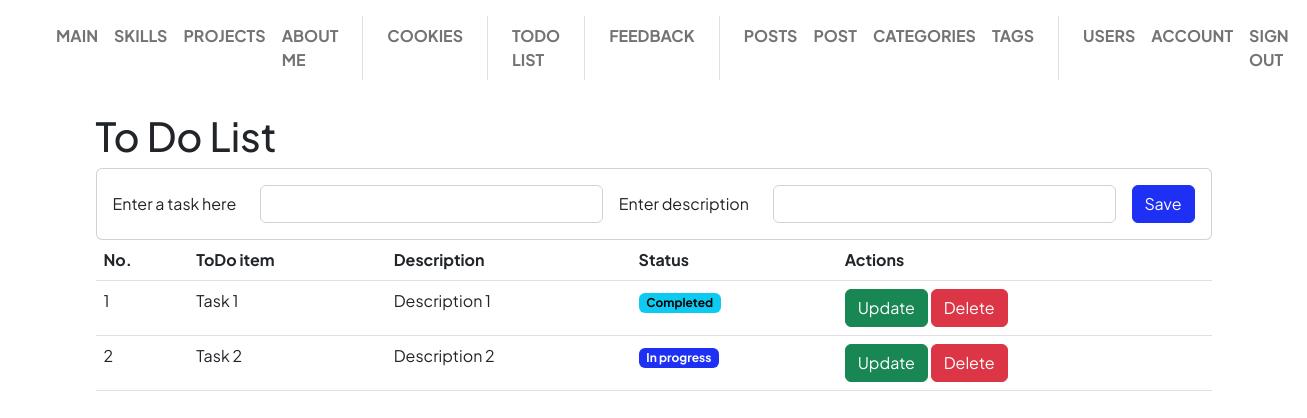
The app's page /todo/list (signed in) with its own data.
### app/todo/models.py (models this page shows, shortened)
class ToDo(db.Model):
    __tablename__ = "todo"
    id = Column(Integer, primary_key=True)
    task = Column(String(80), nullable=False)
    description = Column(String(160), nullable=True)
    completed = Column(Boolean(), nullable=True)

### app/todo/views.py (the view)
@todo_blueprint.route("/list", methods=["GET"])
def list():
    form = ToDoForm()
    todo_list = ToDo.query.all()
    return render_template("todo/list.html", form=form, todo_list=todo_list)

### app/todo/forms.py
class ToDoForm(FlaskForm):
    task = StringField("Enter a task here",
                       validators=[
                           Length(max=80),
                           DataRequired(message="This field is required.")
                       ])
    description = StringField("Enter description",
                              validators=[
                                  Length(max=160),
                              ])
    submit = SubmitField("Save")

### app/base/menu.py (called while the page is built)
@base_blueprint.app_context_processor
def inject_menu():
    return dict(menu=__menu__.__iter__(), menu_separator=__separator__)

    @property
    def url(self):
        return url_for(self.endpoint)

    @property
    def visible(self):
        return not self.visibility_lambda or self.visibility_lambda()

### app/user/models.py (called while the page is built)
@login_manager.user_loader
def user_loader(user_id):
    return User.query.get(int(user_id))

### app/todo/templates/todo/list.html (shortened to what this page needs)
{% extends "base/base.html" %}
{% from "base/macros.html" import render_field, render_text_input_horizontal %}
{% block page_body %}
<h1>To Do List</h1>
<div class="card mx-auto">
    <div class="card-body">
        <form class="d-flex flex-wrap gap-3 fields-grow-1" method="POST" action="{{ url_for('.add') }}" novalidate>
            {{ render_text_input_horizontal(form.task) }}
            {{ render_text_input_horizontal(form.description) }}
            <div class="col-auto">
                {{ render_field(form.submit) }}
            </div>
        </form>
    </div>
</div>
<table class="table">
    <thead>
        <tr class="vertical-center">
            <th>No.</th>
            <th>ToDo item</th>
            <th>Description</th>
            <th>Status</th>
            <th>Actions</th>
        </tr>
    </thead>
    <tbody>
        {% for todo in todo_list %}
        <tr class="vertical-center">
            <td> {{ todo.id }} </td>
            <td> {{ todo.task }}</td>
            <td> {{ todo.description }}</td>
            <td>
                {% if not todo.completed %}
                    <span class="badge text-bg-primary">In progress</span>
                {% else %}
                    <span class="badge text-bg-info">Completed</span>
                {% endif %}
            </td>
            <td>
                <a class="btn btn-success" href="{{ url_for('.update', todo_id=todo.id) }}">Update</a>
                <a class="btn btn-danger" href="{{ url_for('.delete', todo_id=todo.id) }}">Delete</a>
            </td>
        </tr>
        {% endfor %}
    </tbody>
</table>
{% endblock %}

### records on screen
ToDo: id "1", task "Task 1", description "Description 1", completed "Completed"
ToDo: id "2", task "Task 2", description "Description 2", completed "In progress"

### other values on screen
{{ item.name | upper }} "MAIN" "SKILLS" "PROJECTS" "ABOUT ME" "COOKIES" "TODO LIST" "FEEDBACK" "POSTS" "POST" "CATEGORIES" "TAGS" "USERS" "ACCOUNT" "SIGN OUT"
{{ field.label.text }} "Enter a task here Enter description"
